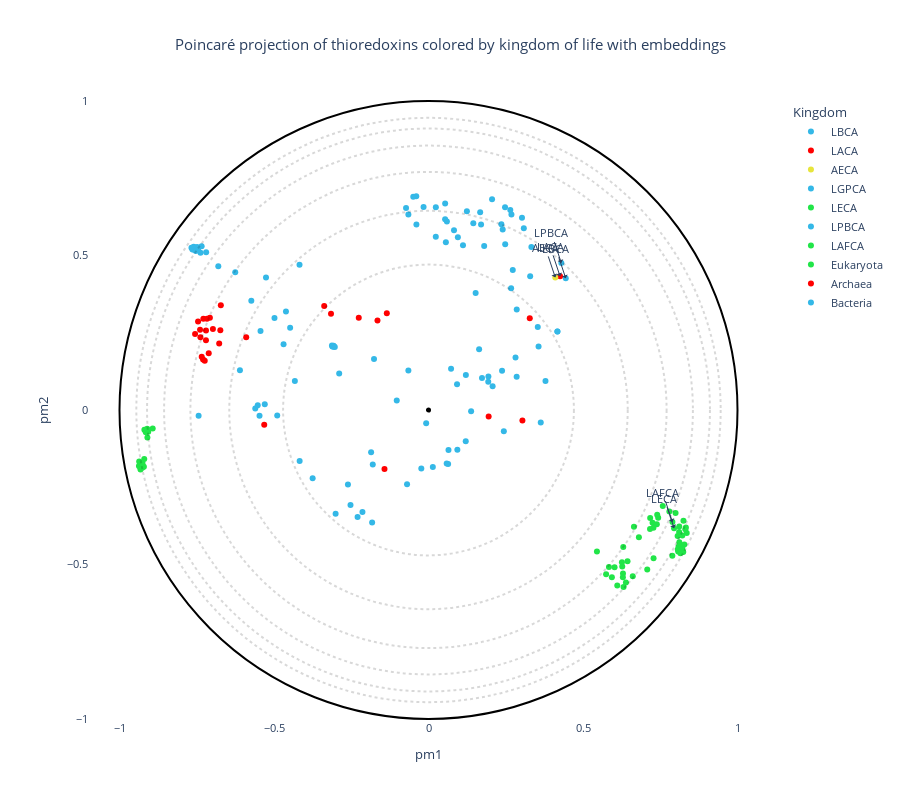

Notebook code cell kept with this figure:
### Markdown cell above
## Visualization

### Code cell
# OPTIONS =================================================
#Here you can set different parameters to color & annotate the resulting projection:
if data_type == "plm" :
    title = "Poincaré projection of thioredoxins colored by kingdom of life with embeddings"  
elif data_type == "plm_aae" :
    title = "Poincaré projection of thioredoxins colored by kingdom of life with embeddings autoencoder" 
elif data_type == "pssm" :
    title = "Poincaré projection of thioredoxins colored by kingdom of life without embeddings" 
else :
    title = "Poincaré projection of thioredoxins colored by kingdom of life using a RFA matrix" 
#----------------------------------------------------------
# Select the coloring from annotation .csv file:
labels_name = "Kingdom"
# Select classes to label among the "labels_name" or "second_labels_name" column (comma separated list):
second_labels_name = "Kingdom"
labels_text = ['AECA', 'LECA', 'LAFCA', 'LACA', 'LBCA', 'LPBCA', 'LGRCA']
show_text = True
#----------------------------------------------------------
# Use a custom color palette:
color_palette = trx_palette #Default: None
use_custom_palette = True
#==========================================================


#Check projection visualization parameters
#Labels name
if labels_name == "":
    labels_name = None
elif labels_name not in annotation_names:
    raise NameError(f"labels_name {labels_name} is not in the availables annotations.\nAvailables annotations: {annotation_names}")
#Second labels name
if second_labels_name == "":
    second_labels_name = None
elif second_labels_name not in annotation_names:
    raise NameError(f'"second_labels_name" {second_labels_name} is not in the availables annotations.\nAvailables annotations: {annotation_names}')

if not use_custom_palette:
    color_palette = None

#Plot graph
fig = plot_embedding_interactive(df_embedding, 
                                 labels_name = labels_name,
                                 second_labels_name = second_labels_name, 
                                 show_text = show_text,
                                 labels_text = labels_text,
                                 color_palette = color_palette, 
                                 title = title, 
                                 fontsize = 11)
fig.show()

### Figure 1 — Plotly figure (JSON) as saved in the notebook; plotly's stock layout.template omitted (floating-point values rounded to 4 significant figures; data arrays with more than 128 entries replaced by an {"elided": "..."} marker saying what was removed)
{"data": [{"customdata": [[1, "LBCA", "LBCA", "LBCA", "OTHERS", "LBCA", "LBCA", "LBCA", "LBCA"]], "hovertemplate": "<b>%{hovertext}</b><br><br>Kingdom=%{customdata[2]}<br>pm1=%{x}<br>pm2=%{y}<br>proteins_id=%{customdata[0]}<br>Species=%{customdata[1]}<br>Family=%{customdata[3]}<br>Color_eukaryota=%{customdata[4]}<br>Domain=%{customdata[5]}<br>Kingdom2=%{customdata[6]}<br>Phylum=%{customdata[7]}<br>Class=%{customdata[8]}<extra></extra>", "hovertext": ["LBCA"], "legendgroup": "LBCA", "marker": {"color": "#34b8e7", "symbol": "circle"}, "mode": "markers", "name": "LBCA", "orientation": "v", "showlegend": true, "textposition": "top right", "type": "scatter", "x": [0.4442], "xaxis": "x", "y": [0.4262], "yaxis": "y"}, {"customdata": [[2, "LACA", "LACA", "LACA", "OTHERS", "LACA", "LACA", "LACA", "LACA"]], "hovertemplate": "<b>%{hovertext}</b><br><br>Kingdom=%{customdata[2]}<br>pm1=%{x}<br>pm2=%{y}<br>proteins_id=%{customdata[0]}<br>Species=%{customdata[1]}<br>Family=%{customdata[3]}<br>Color_eukaryota=%{customdata[4]}<br>Domain=%{customdata[5]}<br>Kingdom2=%{customdata[6]}<br>Phylum=%{customdata[7]}<br>Class=%{customdata[8]}<extra></extra>", "hovertext": ["LACA"], "legendgroup": "LACA", "marker": {"color": "#ff0000", "symbol": "circle"}, "mode": "markers", "name": "LACA", "orientation": "v", "showlegend": true, "textposition": "top right", "type": "scatter", "x": [0.4259], "xaxis": "x", "y": [0.4325], "yaxis": "y"}, {"customdata": [[3, "AECA", "AECA", "AECA", "OTHERS", "AECA", "AECA", "AECA", "AECA"]], "hovertemplate": "<b>%{hovertext}</b><br><br>Kingdom=%{customdata[2]}<br>pm1=%{x}<br>pm2=%{y}<br>proteins_id=%{customdata[0]}<br>Species=%{customdata[1]}<br>Family=%{customdata[3]}<br>Color_eukaryota=%{customdata[4]}<br>Domain=%{customdata[5]}<br>Kingdom2=%{customdata[6]}<br>Phylum=%{customdata[7]}<br>Class=%{customdata[8]}<extra></extra>", "hovertext": ["AECA"], "legendgroup": "AECA", "marker": {"color": "#e7e53c", "symbol": "circle"}, "mode": "markers", "name": "AECA", "orientation": "v", "showlegend": true, "textposition": "top right", "type": "scatter", "x": [0.4103], "xaxis": "x", "y": [0.4292], "yaxis": "y"}, {"customdata": [[4, "LGPCA", "LGPCA", "LGPCA", "OTHERS", "LGPCA", "LGPCA", "LGPCA", "LGPCA"]], "hovertemplate": "<b>%{hovertext}</b><br><br>Kingdom=%{customdata[2]}<br>pm1=%{x}<br>pm2=%{y}<br>proteins_id=%{customdata[0]}<br>Species=%{customdata[1]}<br>Family=%{customdata[3]}<br>Color_eukaryota=%{customdata[4]}<br>Domain=%{customdata[5]}<br>Kingdom2=%{customdata[6]}<br>Phylum=%{customdata[7]}<br>Class=%{customdata[8]}<extra></extra>", "hovertext": ["LGPCA"], "legendgroup": "LGPCA", "marker": {"color": "#34b8e7", "symbol": "circle"}, "mode": "markers", "name": "LGPCA", "orientation": "v", "showlegend": true, "textposition": "top right", "type": "scatter", "x": [0.329], "xaxis": "x", "y": [0.4325], "yaxis": "y"}, {"customdata": [[5, "LECA", "LECA", "LECA", "OTHERS", "LECA", "LECA", "LECA", "LECA"]], "hovertemplate": "<b>%{hovertext}</b><br><br>Kingdom=%{customdata[2]}<br>pm1=%{x}<br>pm2=%{y}<br>proteins_id=%{customdata[0]}<br>Species=%{customdata[1]}<br>Family=%{customdata[3]}<br>Color_eukaryota=%{customdata[4]}<br>Domain=%{customdata[5]}<br>Kingdom2=%{customdata[6]}<br>Phylum=%{customdata[7]}<br>Class=%{customdata[8]}<extra></extra>", "hovertext": ["LECA"], "legendgroup": "LECA", "marker": {"color": "#21e548", "symbol": "circle"}, "mode": "markers", "name": "LECA", "orientation": "v", "showlegend": true, "textposition": "top right", "type": "scatter", "x": [0.7947], "xaxis": "x", "y": [-0.3823], "yaxis": "y"}, {"customdata": [[6, "LPBCA", "LPBCA", "LPBCA", "OTHERS", "LPBCA", "LPBCA", "LPBCA", "LPBCA"]], "hovertemplate": "<b>%{hovertext}</b><br><br>Kingdom=%{customdata[2]}<br>pm1=%{x}<br>pm2=%{y}<br>proteins_id=%{customdata[0]}<br>Species=%{customdata[1]}<br>Family=%{customdata[3]}<br>Color_eukaryota=%{customdata[4]}<br>Domain=%{customdata[5]}<br>Kingdom2=%{customdata[6]}<br>Phylum=%{customdata[7]}<br>Class=%{customdata[8]}<extra></extra>", "hovertext": ["LPBCA"], "legendgroup": "LPBCA", "marker": {"color": "#34b8e7", "symbol": "circle"}, "mode": "markers", "name": "LPBCA", "orientation": "v", "showlegend": true, "textposition": "top right", "type": "scatter", "x": [0.4299], "xaxis": "x", "y": [0.4759], "yaxis": "y"}, {"customdata": [[7, "LAFCA", "LAFCA", "LAFCA", "OTHERS", "LAFCA", "LAFCA", "LAFCA", "LAFCA"]], "hovertemplate": "<b>%{hovertext}</b><br><br>Kingdom=%{customdata[2]}<br>pm1=%{x}<br>pm2=%{y}<br>proteins_id=%{customdata[0]}<br>Species=%{customdata[1]}<br>Family=%{customdata[3]}<br>Color_eukaryota=%{customdata[4]}<br>Domain=%{customdata[5]}<br>Kingdom2=%{customdata[6]}<br>Phylum=%{customdata[7]}<br>Class=%{customdata[8]}<extra></extra>", "hovertext": ["LAFCA"], "legendgroup": "LAFCA", "marker": {"color": "#21e548", "symbol": "circle"}, "mode": "markers", "name": "LAFCA", "orientation": "v", "showlegend": true, "textposition": "top right", "type": "scatter", "x": [0.7894], "xaxis": "x", "y": [-0.3627], "yaxis": "y"}, {"customdata": {"elided": "65x9 mixed values"}, "hovertemplate": "<b>%{hovertext}</b><br><br>Kingdom=%{customdata[2]}<br>pm1=%{x}<br>pm2=%{y}<br>proteins_id=%{customdata[0]}<br>Species=%{customdata[1]}<br>Family=%{customdata[3]}<br>Color_eukaryota=%{customdata[4]}<br>Domain=%{customdata[5]}<br>Kingdom2=%{customdata[6]}<br>Phylum=%{customdata[7]}<br>Class=%{customdata[8]}<extra></extra>", "hovertext": ["Eukaryota", "Eukaryota", "Eukaryota", "Eukaryota", "Eukaryota", "Eukaryota", "Eukaryota", "Eukaryota", "Eukaryota", "Eukaryota", "Eukaryota", "Eukaryota", "Eukaryota", "Eukaryota", "Eukaryota", "Eukaryota", "Eukaryota", "Eukaryota", "Eukaryota", "Eukaryota", "Eukaryota", "Eukaryota", "Eukaryota", "Eukaryota", "Eukaryota", "Eukaryota", "Eukaryota", "Eukaryota", "Eukaryota", "Eukaryota", "Eukaryota", "Eukaryota", "Eukaryota", "Eukaryota", "Eukaryota", "Eukaryota", "Eukaryota", "Eukaryota", "Eukaryota", "Eukaryota", "Eukaryota", "Eukaryota", "Eukaryota", "Eukaryota", "Eukaryota", "Eukaryota", "Eukaryota", "Eukaryota", "Eukaryota", "Eukaryota", "Eukaryota", "Eukaryota", "Eukaryota", "Eukaryota", "Eukaryota", "Eukaryota", "Eukaryota", "Eukaryota", "Eukaryota", "Eukaryota", "Eukaryota", "Eukaryota", "Eukaryota", "Eukaryota", "Eukaryota"], "legendgroup": "Eukaryota", "marker": {"color": "#21e548", "symbol": "circle"}, "mode": "markers", "name": "Eukaryota", "orientation": "v", "showlegend": true, "textposition": "top right", "type": "scatter", "x": [0.8152, 0.8128, 0.8219, 0.8214, 0.8118, 0.8092, 0.7891, 0.8151, 0.8244, 0.8081, 0.8069, -0.9194, 0.828, 0.8215, 0.8063, 0.8116, 0.8111, 0.831, 0.8251, 0.8329, 0.728, 0.7433, 0.7169, 0.7796, 0.7174, 0.7251, 0.7389, 0.7402, 0.8357, 0.6259, 0.6389, 0.6611, 0.611, 0.6313, 0.5451, 0.5839, 0.6022, 0.6294, 0.5934, 0.5748, 0.6271, 0.7996, 0.6648, 0.6441, -0.9371, -0.9321, -0.9327, -0.9199, -0.9319, 0.629, 0.7079, 0.7284, 0.7582, 0.6303, 0.6809, -0.9363, -0.9211, -0.9259, -0.9265, -0.9257, -0.907, -0.9097, -0.9149, -0.9103, -0.8925], "xaxis": "x", "y": [-0.464, -0.4555, -0.4537, -0.4425, -0.4282, -0.4429, -0.4718, -0.4506, -0.4594, -0.4578, -0.4511, -0.06394, -0.4357, -0.4065, -0.408, -0.3773, -0.3952, -0.3863, -0.3587, -0.3804, -0.3811, -0.3488, -0.3852, -0.3284, -0.3497, -0.3651, -0.3693, -0.3391, -0.3977, -0.4928, -0.5582, -0.5377, -0.5678, -0.5728, -0.4576, -0.5083, -0.5087, -0.5295, -0.541, -0.5319, -0.5068, -0.3331, -0.3777, -0.4891, -0.1815, -0.1927, -0.1864, -0.1582, -0.1769, -0.5412, -0.5162, -0.4799, -0.3106, -0.4438, -0.412, -0.167, -0.1833, -0.1702, -0.1867, -0.1766, -0.07014, -0.08904, -0.07239, -0.06105, -0.05996], "yaxis": "y"}, {"customdata": {"elided": "28x9 mixed values"}, "hovertemplate": "<b>%{hovertext}</b><br><br>Kingdom=%{customdata[2]}<br>pm1=%{x}<br>pm2=%{y}<br>proteins_id=%{customdata[0]}<br>Species=%{customdata[1]}<br>Family=%{customdata[3]}<br>Color_eukaryota=%{customdata[4]}<br>Domain=%{customdata[5]}<br>Kingdom2=%{customdata[6]}<br>Phylum=%{customdata[7]}<br>Class=%{customdata[8]}<extra></extra>", "hovertext": ["Archaea", "Archaea", "Archaea", "Archaea", "Archaea", "Archaea", "Archaea", "Archaea", "Archaea", "Archaea", "Archaea", "Archaea", "Archaea", "Archaea", "Archaea", "Archaea", "Archaea", "Archaea", "Archaea", "Archaea", "Archaea", "Archaea", "Archaea", "Archaea", "Archaea", "Archaea", "Archaea", "Archaea"], "legendgroup": "Archaea", "marker": {"color": "#ff0000", "symbol": "circle"}, "mode": "markers", "name": "Archaea", "orientation": "v", "showlegend": true, "textposition": "top right", "type": "scatter", "x": [-0.7458, -0.7286, -0.7169, -0.6721, -0.7075, -0.7554, -0.5316, 0.304, 0.1947, -0.1349, -0.3375, -0.3155, -0.1652, -0.2257, 0.3277, -0.1424, -0.6774, -0.7393, -0.7381, -0.6977, -0.59, -0.7112, -0.7241, -0.72, -0.7202, -0.6736, -0.7296, -0.734], "xaxis": "x", "y": [0.2867, 0.2955, 0.2951, 0.3389, 0.2985, 0.2462, -0.048, -0.03428, -0.02121, 0.3134, 0.3367, 0.3117, 0.2899, 0.2981, 0.2972, -0.191, 0.2148, 0.2601, 0.2358, 0.2622, 0.2357, 0.1837, 0.1596, 0.2571, 0.226, 0.2585, 0.1638, 0.1727], "yaxis": "y"}, {"customdata": {"elided": "110x9 mixed values"}, "hovertemplate": "<b>%{hovertext}</b><br><br>Kingdom=%{customdata[2]}<br>pm1=%{x}<br>pm2=%{y}<br>proteins_id=%{customdata[0]}<br>Species=%{customdata[1]}<br>Family=%{customdata[3]}<br>Color_eukaryota=%{customdata[4]}<br>Domain=%{customdata[5]}<br>Kingdom2=%{customdata[6]}<br>Phylum=%{customdata[7]}<br>Class=%{customdata[8]}<extra></extra>", "hovertext": ["Bacteria", "Bacteria", "Bacteria", "Bacteria", "Bacteria", "Bacteria", "Bacteria", "Bacteria", "Bacteria", "Bacteria", "Bacteria", "Bacteria", "Bacteria", "Bacteria", "Bacteria", "Bacteria", "Bacteria", "Bacteria", "Bacteria", "Bacteria", "Bacteria", "Bacteria", "Bacteria", "Bacteria", "Bacteria", "Bacteria", "Bacteria", "Bacteria", "Bacteria", "Bacteria", "Bacteria", "Bacteria", "Bacteria", "Bacteria", "Bacteria", "Bacteria", "Bacteria", "Bacteria", "Bacteria", "Bacteria", "Bacteria", "Bacteria", "Bacteria", "Bacteria", "Bacteria", "Bacteria", "Bacteria", "Bacteria", "Bacteria", "Bacteria", "Bacteria", "Bacteria", "Bacteria", "Bacteria", "Bacteria", "Bacteria", "Bacteria", "Bacteria", "Bacteria", "Bacteria", "Bacteria", "Bacteria", "Bacteria", "Bacteria", "Bacteria", "Bacteria", "Bacteria", "Bacteria", "Bacteria", "Bacteria", "Bacteria", "Bacteria", "Bacteria", "Bacteria", "Bacteria", "Bacteria", "Bacteria", "Bacteria", "Bacteria", "Bacteria", "Bacteria", "Bacteria", "Bacteria", "Bacteria", "Bacteria", "Bacteria", "Bacteria", "Bacteria", "Bacteria", "Bacteria", "Bacteria", "Bacteria", "Bacteria", "Bacteria", "Bacteria", "Bacteria", "Bacteria", "Bacteria", "Bacteria", "Bacteria", "Bacteria", "Bacteria", "Bacteria", "Bacteria", "Bacteria", "Bacteria", "Bacteria", "Bacteria", "Bacteria", "Bacteria"], "legendgroup": "Bacteria", "marker": {"color": "#34b8e7", "symbol": "circle"}, "mode": "markers", "name": "Bacteria", "orientation": "v", "showlegend": true, "textposition": "top right", "type": "scatter", "x": [-0.06943, 0.1205, -0.02323, 0.01402, 0.05887, 0.06352, -0.1857, -0.06518, 0.09237, 0.2381, 0.2816, 0.1934, 0.2075, 0.1731, 0.1938, 0.07305, 0.1209, 0.2855, 0.1638, -0.007583, 0.1526, -0.5259, 0.3632, 0.3786, -0.1825, 0.2482, 0.2438, 0.1672, 0.2853, 0.3536, 0.09337, -0.5469, -0.5527, -0.5606, 0.02358, -0.4896, -0.289, -0.3091, -0.307, -0.3067, -0.3124, -0.469, -0.4325, -0.4478, 0.1802, 0.05623, 0.05387, 0.145, 0.05374, -0.1804, -0.1027, -0.2138, -0.2295, -0.2524, -0.5298, -0.6102, -0.3006, -0.2608, 0.1379, 0.2401, 0.2477, 0.2647, 0.2684, 0.3025, -0.7342, -0.7489, 0.2358, -0.4613, 0.2727, -0.6254, -0.6803, 0.333, -0.4984, -0.1763, -0.7196, 0.1116, 0.2673, 0.3085, -0.7378, 0.2057, 0.1243, 0.4169, 0.3562, 0.4174, 0.06465, -0.417, -0.3749, 0.08251, 0.095, 0.05955, -0.5436, -0.5734, -0.03958, 0.1701, 0.02376, -0.7439, -0.746, -0.3111, -0.3032, -0.03914, -0.01596, -0.04933, -0.07268, -0.4174, -0.06515, -0.7599, -0.7639, -0.7584, -0.753, -0.7671], "xaxis": "x", "y": [-0.2403, -0.1008, -0.1892, -0.1848, -0.1735, -0.1749, -0.1369, 0.1275, 0.08312, 0.1273, 0.1702, 0.09182, 0.07649, 0.1034, 0.1087, 0.1334, 0.1134, 0.3252, 0.1969, -0.04255, 0.3786, 0.4286, -0.04026, 0.09377, -0.3644, 0.5364, -0.06866, 0.6403, 0.1075, 0.2685, -0.1286, -0.01863, 0.01556, 0.005203, 0.5605, -0.01814, 0.1179, 0.2053, 0.2082, 0.2053, 0.2089, 0.2129, 0.09392, 0.2661, 0.5304, 0.5425, 0.6681, 0.6043, 0.6177, -0.1762, 0.03055, -0.3302, -0.3459, -0.3071, 0.01843, 0.1287, -0.3358, -0.2415, -0.004024, 0.5839, 0.6558, 0.6474, 0.6325, 0.6219, 0.5296, 0.5278, 0.6012, 0.3191, 0.4534, 0.4459, 0.4655, 0.5276, 0.298, 0.1647, 0.5102, 0.5334, 0.3936, 0.5881, 0.509, 0.6821, 0.6434, 0.2538, 0.2052, 0.2539, -0.1297, -0.1649, -0.2209, 0.5821, 0.5595, 0.6098, 0.2557, 0.3537, 0.6921, 0.6001, 0.6558, -0.01862, 0.5206, 0.2059, 0.2041, 0.6005, 0.6566, 0.6901, 0.6541, 0.4705, 0.6331, 0.5286, 0.5196, 0.519, 0.5143, 0.5253], "yaxis": "y"}], "layout": {"annotations": [{"arrowhead": 1, "showarrow": true, "text": "LBCA", "x": 0.4442, "y": 0.4262}, {"arrowhead": 1, "showarrow": true, "text": "LACA", "x": 0.4259, "y": 0.4325}, {"arrowhead": 1, "showarrow": true, "text": "AECA", "x": 0.4103, "y": 0.4292}, {"arrowhead": 1, "showarrow": true, "text": "LECA", "x": 0.7947, "y": -0.3823}, {"arrowhead": 1, "showarrow": true, "text": "LPBCA", "x": 0.4299, "y": 0.4759}, {"arrowhead": 1, "showarrow": true, "text": "LAFCA", "x": 0.7894, "y": -0.3627}], "font": {"size": 11}, "height": 800, "legend": {"title": {"text": "Kingdom"}, "tracegroupgap": 0}, "plot_bgcolor": "rgba(0, 0, 0, 0)", "shapes": [{"line": {"color": "black", "dash": "dot"}, "opacity": 0.15, "type": "circle", "x0": -0.4706, "x1": 0.4706, "y0": -0.4706, "y1": 0.4706}, {"line": {"color": "black", "dash": "dot"}, "opacity": 0.15, "type": "circle", "x0": -0.6447, "x1": 0.6447, "y0": -0.6447, "y1": 0.6447}, {"line": {"color": "black", "dash": "dot"}, "opacity": 0.15, "type": "circle", "x0": -0.7705, "x1": 0.7705, "y0": -0.7705, "y1": 0.7705}, {"line": {"color": "black", "dash": "dot"}, "opacity": 0.15, "type": "circle", "x0": -0.8557, "x1": 0.8557, "y0": -0.8557, "y1": 0.8557}, {"line": {"color": "black", "dash": "dot"}, "opacity": 0.15, "type": "circle", "x0": -0.9108, "x1": 0.9108, "y0": -0.9108, "y1": 0.9108}, {"line": {"color": "black", "dash": "dot"}, "opacity": 0.15, "type": "circle", "x0": -0.9455, "x1": 0.9455, "y0": -0.9455, "y1": 0.9455}, {"line": {"color": "Black"}, "type": "circle", "x0": -1, "x1": 1, "xref": "x", "y0": -1, "y1": 1, "yref": "y"}, {"fillcolor": "Black", "line": {"color": "Black"}, "type": "circle", "x0": -0.005, "x1": 0.005, "xref": "x", "y0": -0.005, "y1": 0.005, "yref": "y"}], "title": {"text": "Poincaré projection of thioredoxins colored by kingdom of life with embeddings", "x": 0.5}, "xaxis": {"anchor": "y", "constrain": "domain", "domain": [0, 1], "range": [-1.1, 1.1], "title": {"text": "pm1"}}, "yaxis": {"anchor": "x", "domain": [0, 1], "scaleanchor": "x", "scaleratio": 1, "title": {"text": "pm2"}}, "yaxis2": {"layer": "below traces", "matches": "y", "overlaying": "y"}}}
